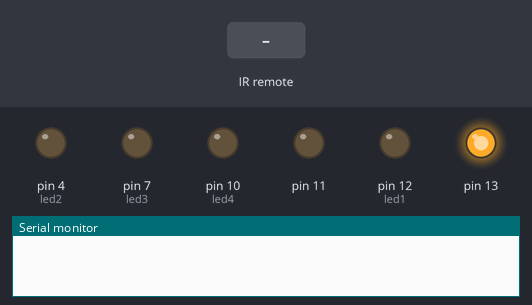
Bench run of a sketch on a simulated Arduino Uno, built with avr-gcc and run on an emulated ATmega328P. On the bench: output pins drawn as LEDs (lit = HIGH), the last lines printed to the serial monitor. Inputs (shaded band) come from the test bench.

Above: at 1.8 s.
1.9 s: infrared code 0x1FED827 received
At 3.1 s:
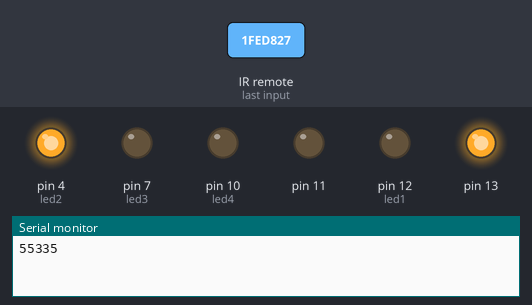
3.5 s: infrared code 0x1FEF807 received
At 4.9 s:
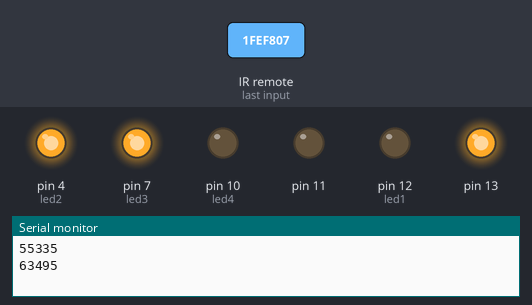
5.5 s: infrared code 0x1FE30CF received
At 6.7 s:
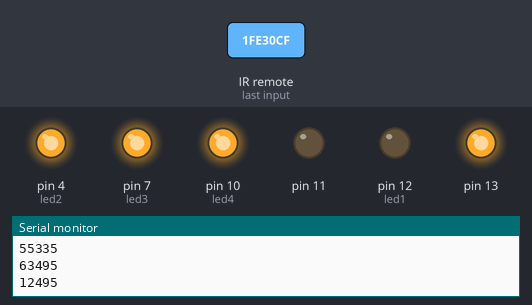
7.5 s: infrared code 0x1FED827 received
At 8.6 s:
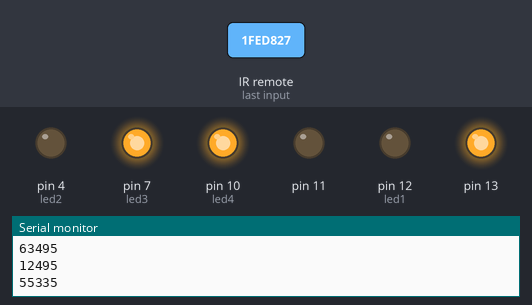
9.5 s: infrared code 0x1FEF807 received
At 10.4 s:
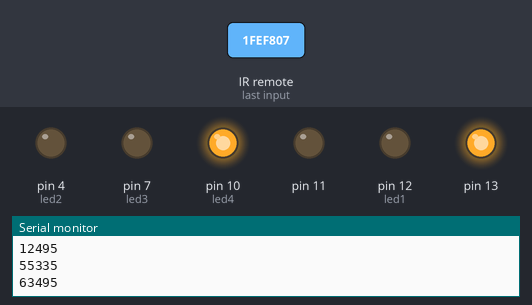
Timing chart, 0 to 12.5 s (numbered marks = the images above; inputs shaded):
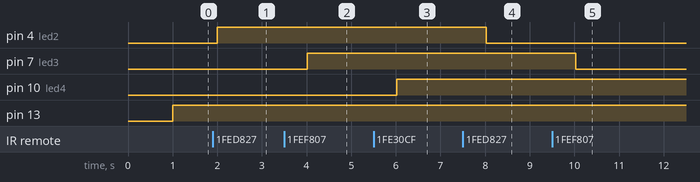

Measured:
- after the input at 1.9 s, pin 4 (led2): LOW → HIGH after 0.10 s
- after the input at 3.5 s, pin 7 (led3): LOW → HIGH after 0.51 s
- after the input at 5.5 s, pin 10 (led4): LOW → HIGH after 0.52 s
- after the input at 7.5 s, pin 4 (led2): HIGH → LOW after 0.53 s
- after the input at 9.5 s, pin 7 (led3): HIGH → LOW after 0.54 s

The sketch:

motor_ir.ino
```cpp
#include <IRremote.h>

int RECV_PIN = 3;
int led1 = 12;
int led2 = 4;
int led3 = 7;
int led4 = 10;

int itsONled[] = {0,0,0,0,0};
/* the initial state of LEDs is OFF (zero)
the first zero must remain zero but you can
change the others to 1's if you want a certain
led to light when the board is powered */
#define code1  20655//33444015 // code received from button 1
#define code2  33478695 // code received from button B
#define code3  33486855
#define code4  33435855


// code received from button C

IRrecv irrecv(RECV_PIN);

decode_results results;

void setup()
{
  Serial.begin(9600);   // you can comment this line
  irrecv.enableIRIn();  // Start the receiver
  pinMode(led1, OUTPUT);
  pinMode(led2, OUTPUT);
  pinMode(led3, OUTPUT);
  pinMode(led4, OUTPUT);
  pinMode(11, OUTPUT);
  pinMode(13, OUTPUT);


}

void loop() {
  if (irrecv.decode(&results))
{

  Serial.println(results.value);
//  translateIR();
   irrecv.resume();

}// put your main code here, to run repeatedly:
Serial.flush();
delay(1000);
  digitalWrite(11, LOW);
  digitalWrite(13, HIGH);
  if (irrecv.decode(&results)) {
    unsigned int value = results.value;
    switch(value) {
       case code1:
         if(itsONled[1] == 1) {        // if first led is on then
            digitalWrite(led1, LOW);   // turn it off when button is pressed
            itsONled[1] = 0;           // and set its state as off
         } else {                      // else if first led is off
             digitalWrite(led1, HIGH); // turn it on when the button is pressed
             itsONled[1] = 1;          // and set its state as on
         }
          break;
       case code2:
         if(itsONled[2] == 1) {
            digitalWrite(led2, LOW);
            itsONled[2] = 0;
         } else {
             digitalWrite(led2, HIGH);
             itsONled[2] = 1;
         }
          break;
       case code3:
         if(itsONled[3] == 1) {
            digitalWrite(led3, LOW);
            itsONled[3] = 0;
         } else {
             digitalWrite(led3, HIGH);
             itsONled[3] = 1;
         }
          break;
    case code4:
         if(itsONled[4] == 1) {
            digitalWrite(led4, LOW);
            itsONled[4] = 0;
         } else {
             digitalWrite(led4, HIGH);
             itsONled[4] = 1;
         }
          break;
    }
    Serial.println(value); // you can comment this line
    irrecv.resume(); // Receive the next value
  }
}
```
